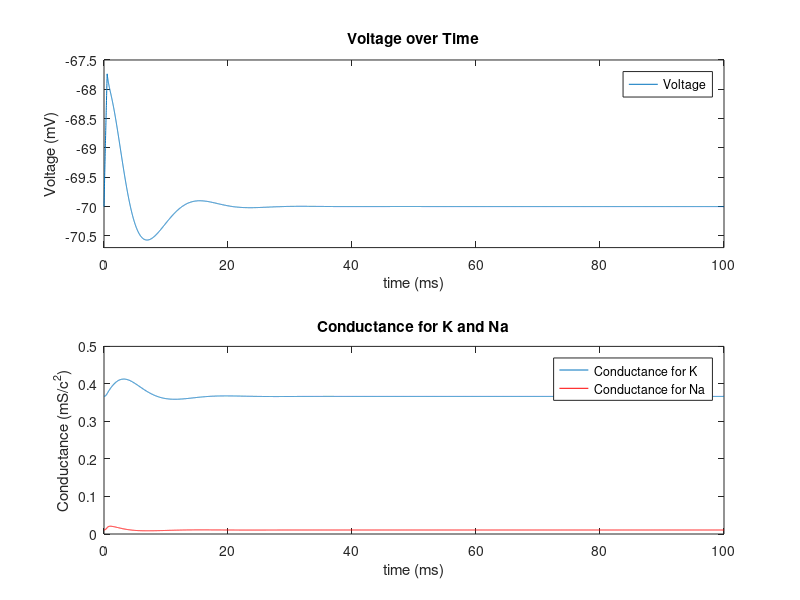

This figure's MATLAB source:
%ECE 4784
%Changdae Lee
%Project 
%9/29

clear;
clc;


Tmax = 100; % in ms
dt= 0.01; % Step size
t = 0:dt:Tmax; % Time vector

% current with using step pulse
I(1:51) = 5; %5uA/cm^2 for 0.5ms, 51 because it start with 1.
I(52:numel(t)) = 0; % uA to make all the resting after 51.

% Constants
gk = 36; % mS/c^2
gna = 120; % mS/c^2
gl = 0.3; % mS/c^2
ek = -12; % mV
ena = 115; % mV
el = 10.6; % mV
c = 1.0; % uF/c^2
V = 0; % V
%Initial variabless
%alpha= prob of gate close, beta= prob of gate open.
alpha_n = 0.01*((10-V)/(exp((10-V)/10)-1)); %prob of gate close for k
beta_n = 0.125*exp(-V/80);%prob of gate open for k
alpha_m = 0.1*((25-V)/(exp((25-V)/10)-1));%prob of gate close fo Na
beta_m = 4*exp(-V/18);%prob of gate open for Na
alpha_h = 0.07*exp(-V/20);%prob of gate close for l
beta_h = 1/(exp((30-V)/10)+1);%prob of gate open for l

%Initial Condition
n(1) = alpha_n/(alpha_n + beta_n);%no
m(1) = alpha_m/(alpha_m + beta_m);%mo
h(1) = alpha_h/(alpha_h + beta_h);%ho
for i = 1:numel(t)-1 %Iterate through the number of elements in time vector
% Variables with loop
alpha_m = 0.1*((25-V(i))/(exp((25-V(i))/10)-1));
beta_m = 4*exp(-V(i)/18);
alpha_n = 0.01*((10-V(i))/(exp((10-V(i))/10)-1));
beta_n = 0.125*exp(-V(i)/80);
alpha_h = 0.07*exp(-V(i)/20);
beta_h = 1/(exp((30-V(i))/10)+1);

%Currents with loop
Ina = (m(i)^3)*gna*h(i)*(V(i) - ena); %current for Na
Ik = (n(i)^4)*gk*(V(i)-ek); % Current for K
Il = gl*(V(i)-el); %Current for leakage
Iion = I(i) - Ik - Ina - Il; % Total ion current

%How the variable change with time
dv = Iion/c; %How voltage change with time
dm = alpha_m*(1-m(i)) - beta_m*m(i); % How Na change with time
dn = alpha_n*(1-n(i)) - beta_n*n(i); % How K change with time
dh = alpha_h*(1-h(i)) - beta_h*h(i); % How leakage change with time
% Euler's Method
V(i+1) = V(i) + dt*dv; %Euler's for Voltage
m(i+1) = m(i) + dt*dm; %Euler's for Na
n(i+1) = n(i) + dt*dn; %Euler's for K
h(i+1) = h(i) + dt*dh; %Euler's for I
end
V = V-70; % Because the Vrest is -70mV use that to shift down

subplot(2,1,1); %Use the subplot to give two graph in one window
plot(t,V) %Plot the voltage graph
hold on
legend({'Voltage'}) %naming
ylabel('Voltage (mV)') %label Y axis
xlabel('time (ms)') %label X axis  
axis([0, 100, -70.7, -67.5]) %Limit the axis
title('Voltage over Time') %Title

subplot(2,1,2);%Use the subplot to give two graph in one window
p1 = plot(t,gk*n.^4);%Plot the conductance for K graph
hold on
p2 = plot(t,gna*(m.^3).*h,'r');%Plot the conductance for Na graph
legend([p1, p2], 'Conductance for K', 'Conductance for Na')
ylabel('Conductance (mS/c^2)') %label Y axis
xlabel('time (ms)') %label X axis
title('Conductance for K and Na') %Title
